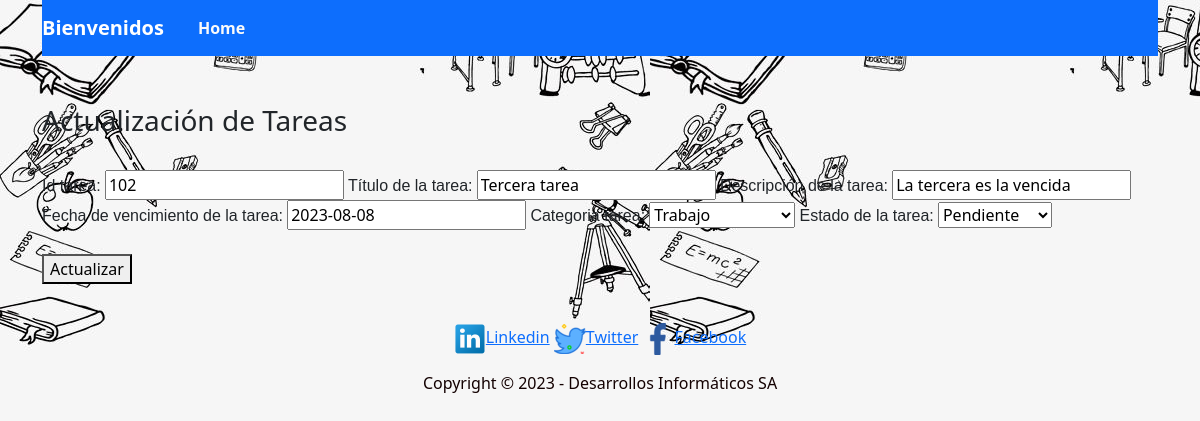
Page /modifica_tareas/102/ (signed in) on the committed database.
### tareas/models.py (models this page shows, shortened)
class registroTareas(models.Model):
    id_tarea = models.CharField(
        null= False,
        max_length = 3,
        primary_key = True,
        default = '100'
        )
    titulo_tarea = models.CharField(max_length=50, verbose_name="Título de la tarea")
    descripcion_tarea = models.CharField(max_length=150, verbose_name="Descripción de la tarea")
    fecha_vencimiento_tarea = models.DateField(default=timezone.now, verbose_name="Fecha de vencimiento de la tarea")
    categoria_tarea = models.CharField(max_length=1, choices=categorias, default='1', verbose_name="Categoria tarea")
    estado_tarea = models.CharField(max_length=1, choices=estados, default='1', verbose_name="Estado de la tarea")

### tareas/views.py (the view, shortened to what this page needs)
# urls.py: path('modifica_tareas/<id>/', modificaTareas, name="modifica_tareas"),
@login_required
def modificaTareas(request, id):
    tarea = registroTareas.objects.get(pk = id)
    data = {
        'form': registroForm(instance=tarea)
    }
    return render(request, 'modifica_tareas.html', data)

### tareas/forms.py
class registroForm(forms.ModelForm):
    class Meta:
        model = registroTareas
        fields = '__all__'

### tareas/templates/modifica_tareas.html (shortened to what this page needs)
{% load static %}
<!DOCTYPE html>
<html lang="en">
  <head>
    <link href="https://cdn.jsdelivr.net/npm/bootstrap@5.3.1/dist/css/bootstrap.min.css" rel="stylesheet">
    <link rel="stylesheet" href="{% static 'assets/estilos/styles.css' %}" />
  </head>
  <body >
      {% load crispy_forms_tags %}
    <div class="container">
     <header>
      <nav class="navbar navbar-expand-lg navbar bg-primary" data-bs-theme="dark">
        <a class="navbar-brand" href="{% url 'index' %}">Bienvenidos</a>
        <div class="collapse navbar-collapse" id="navbarNav">
          <ul class="navbar-nav ml-auto">
            <li class="nav-item">
              <a class="nav-link" href="{% url 'index' %}" style="color: rgb(250, 250, 250);"><strong>Home</strong></a>
            </li>
          </ul>
        </div>
      </nav>
     </header>
    </div>
  <br><br>
    <div class="container">
      <h3>Actualización de Tareas</h3>
      <br>
      <form action="" class="formulario_contacto" method="POST">
        {{ form }}
        <br><br>
       <button type="submit" id="btnEnviar" class="button">Actualizar</button>
      </form>
    </div>
  </body>
  <br>
  <div class="container">
  <footer >
    <div>
      <p id="pie">
        <a href="https://www.linkedin.com/sharing/share-offsite/?url=[url]"><img id="pie-img" src="{% static 'assets/imagenes/linkedin_socialnetwork_17441.png' %}" alt="Linkedin">Linkedin</a>
        <a href="https://twitter.com/intent/tweet?text=[text]&url=[url]&hashtags=[hashtag]"><img id="pie-img" src="{% static 'assets/imagenes/twiter.png' %}" alt="Twitter">Twitter</a>
        <a href="https://www.facebook.com/sharer/sharer.php?u=https://espai.es"><img id="pie-img" src="{% static 'assets/imagenes/facebook_logo_icon_229298.png' %}" alt="Facebook">Facebook</a>
      </p>
      <p>Copyright &copy; 2023 - Desarrollos Informáticos SA</p>
    </div>
  </footer>
</div>
</html>

### tareas/static/assets/estilos/styles.css (style rules this page uses)
body { background-image:url('assets/img/6.jpg'); }
footer { height: 50%; text-align: center; padding: 15px; color: rgb(19, 1, 1); }
#pie { text-align: center; font-size: 1rem; font-weight: 100; }
.navbar { background-color: #f8f9fa; }
.navbar-brand { font-weight: bold; }
.nav-item { padding: 0 10px; }
label { font-family: 'Open Sans', sans-serif; font-family: 'Poppins', sans-serif; font-family: 'Ubuntu', sans-serif; }

### rows in the picture
registroTareas: id_tarea "102", titulo_tarea "Tercera tarea", descripcion_tarea "La tercera es la vencida", fecha_vencimiento_tarea "2023-08-08", categoria_tarea "Trabajo", estado_tarea "Pendiente"
